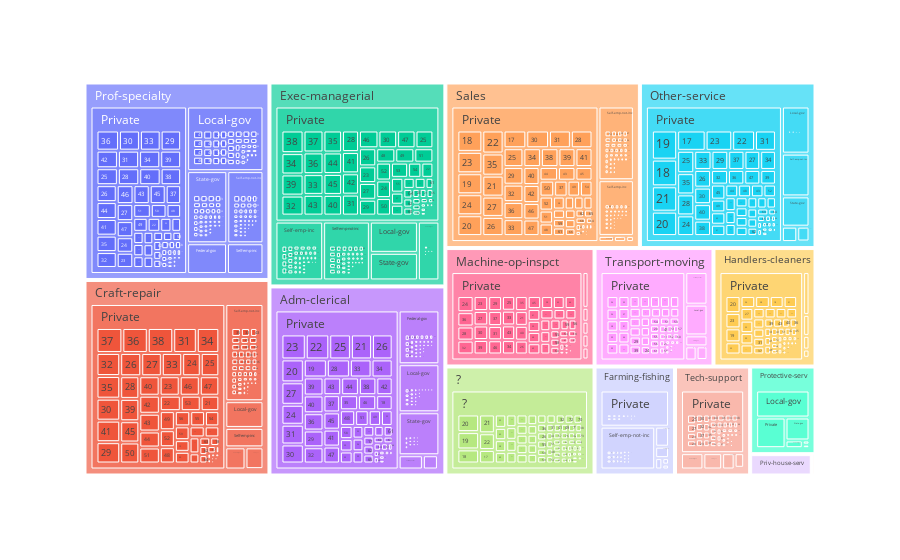

Here is the notebook cell this chart was saved with:
### Code cell
grafico = px.treemap(base_census, path=['occupation', 'workclass', 'age'])
grafico.show()

### Figure 1 — Plotly figure (JSON) as saved in the notebook; plotly's stock layout.template omitted (floating-point values rounded to 4 significant figures; data arrays with more than 128 entries replaced by an {"elided": "..."} marker saying what was removed)
{"data": [{"branchvalues": "total", "domain": {"x": [0, 1], "y": [0, 1]}, "hovertemplate": "labels=%{label}<br>count=%{value}<br>parent=%{parent}<br>id=%{id}<extra></extra>", "ids": {"elided": "2941 str values"}, "labels": {"elided": "2941 str values"}, "name": "", "parents": {"elided": "2941 str values"}, "type": "treemap", "values": {"elided": "2941 int values"}}], "layout": {"legend": {"tracegroupgap": 0}, "margin": {"t": 60}}}
